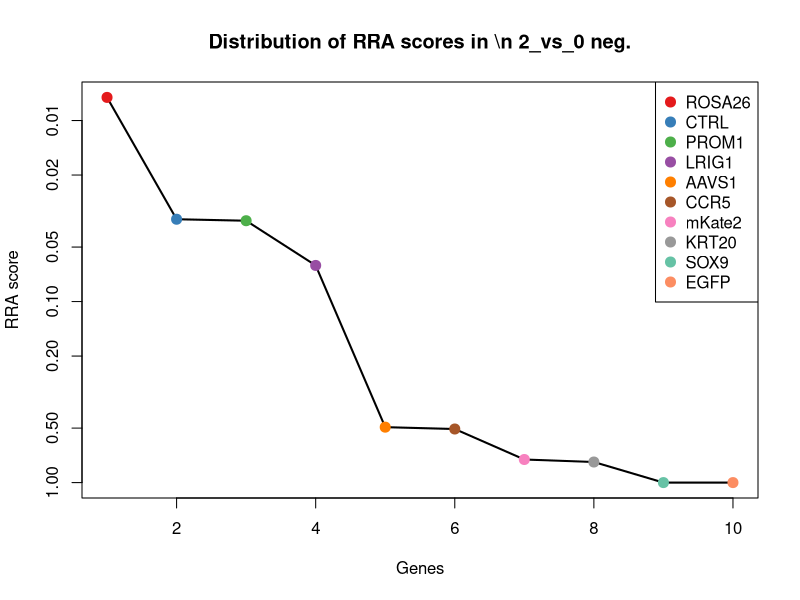
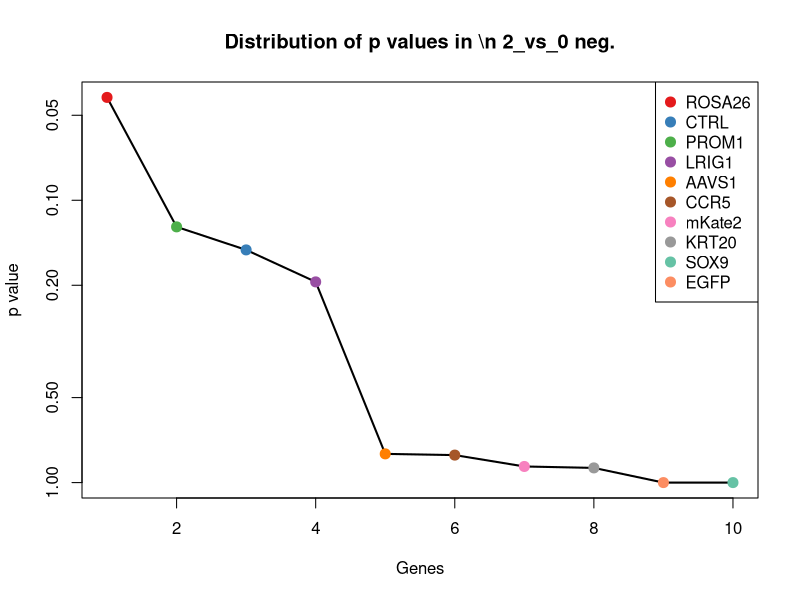
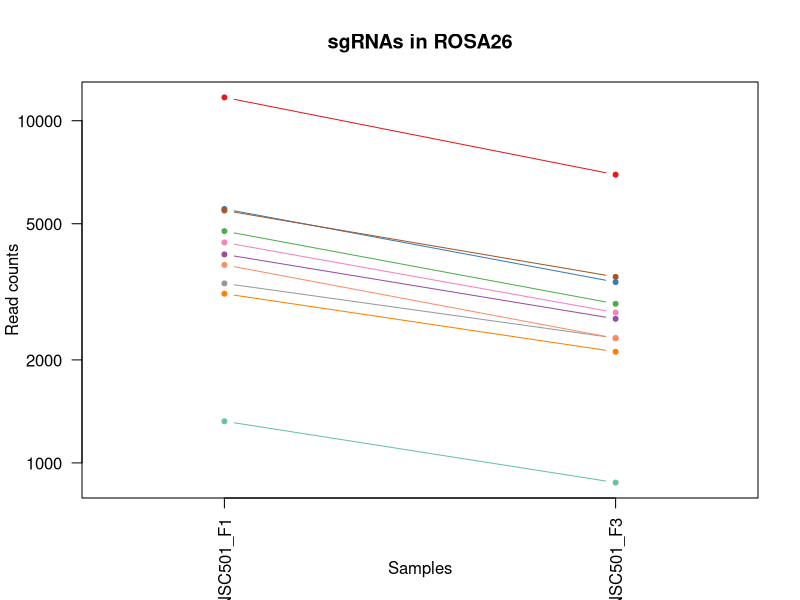
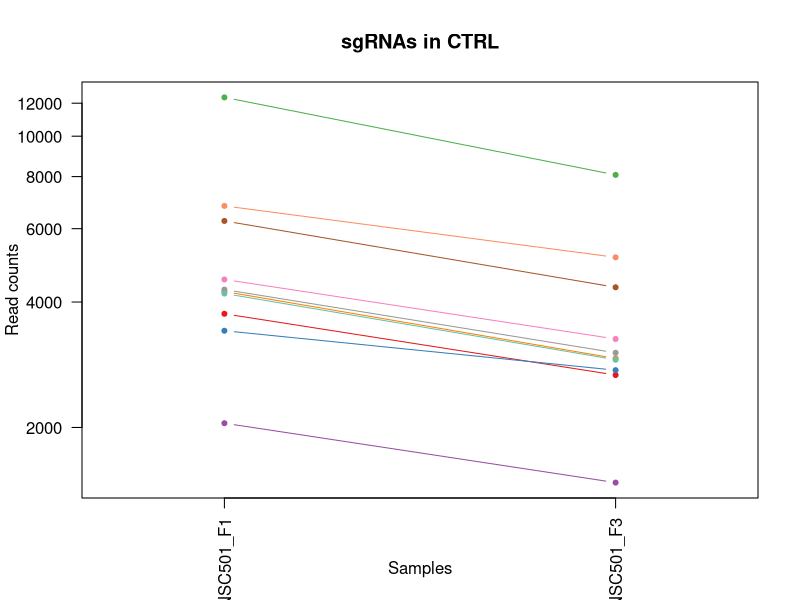
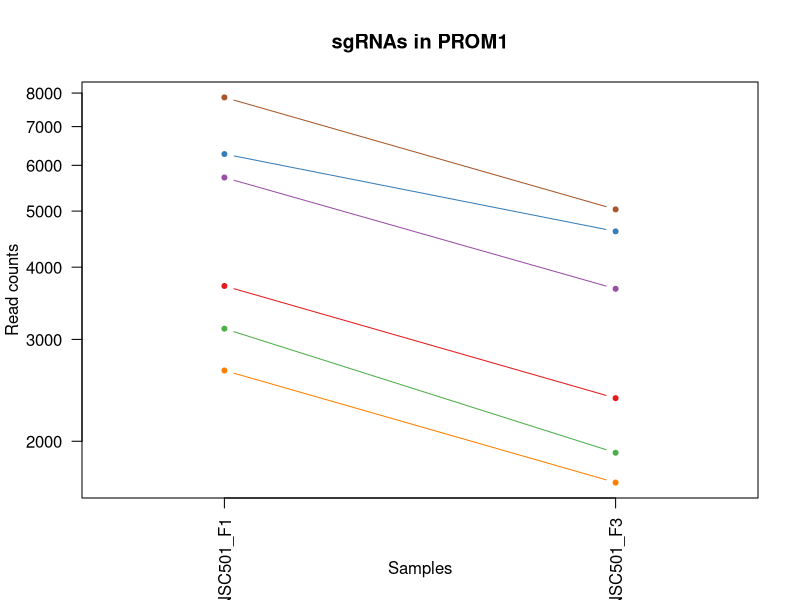
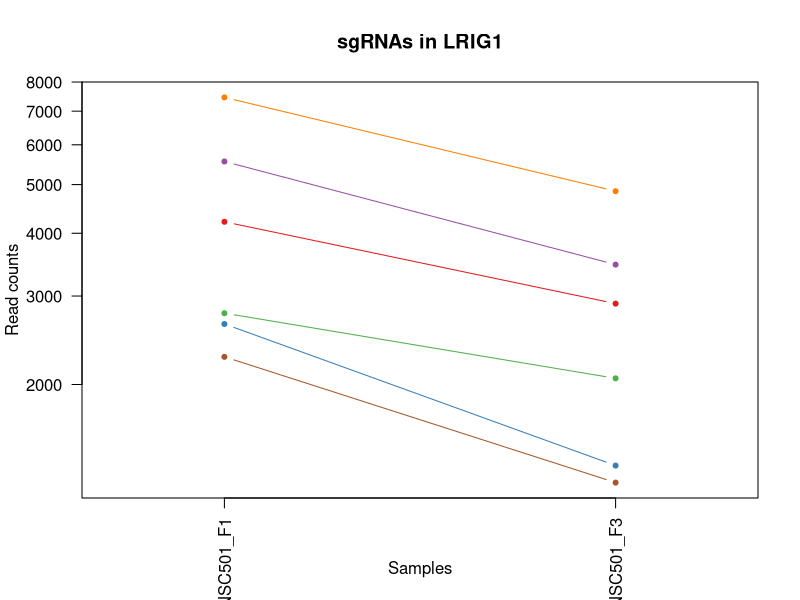
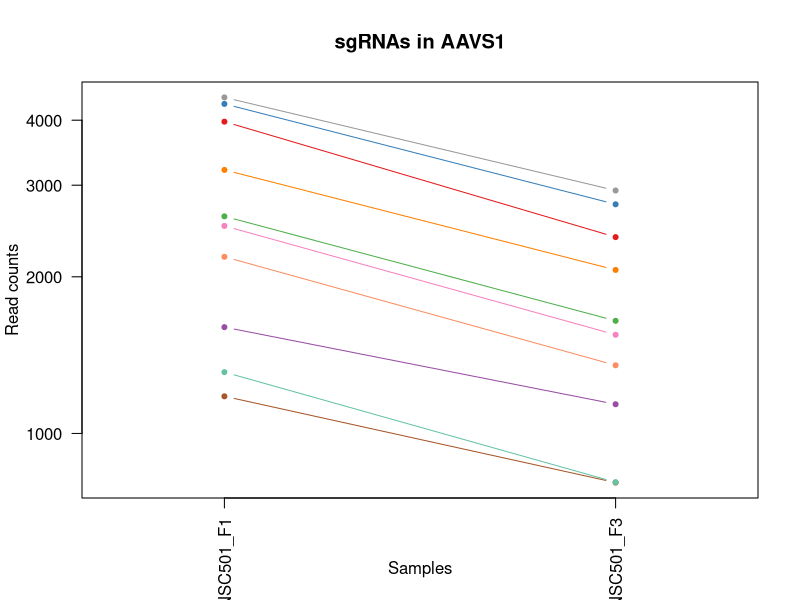
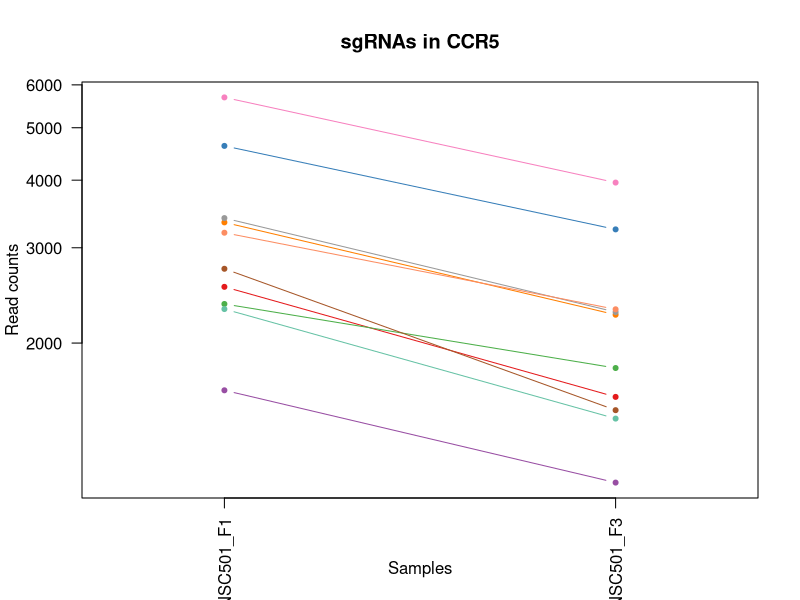

These charts were generated, in order, by the following R code: (Note: this script raises an error after producing the figures.)
pdf(file='S1A_c0_t2.pdf',width=4.5,height=4.5);
gstable=read.table('S1A_c0_t2.gene_summary.txt',header=T)
# 
#
# parameters
# Do not modify the variables beginning with "__"

# gstablename='__GENE_SUMMARY_FILE__'
startindex=3
# outputfile='__OUTPUT_FILE__'
targetgenelist=c("ROSA26","CTRL","PROM1","LRIG1","AAVS1","CCR5","mKate2","KRT20","SOX9","EGFP")
# samplelabel=sub('.\\w+.\\w+$','',colnames(gstable)[startindex]);
samplelabel='2_vs_0 neg.'


# You need to write some codes in front of this code:
# gstable=read.table(gstablename,header=T)
# pdf(file=outputfile,width=6,height=6)


# set up color using RColorBrewer
#library(RColorBrewer)
#colors <- brewer.pal(length(targetgenelist), "Set1")

colors=c( "#E41A1C", "#377EB8", "#4DAF4A", "#984EA3", "#FF7F00",  "#A65628", "#F781BF",
          "#999999", "#66C2A5", "#FC8D62", "#8DA0CB", "#E78AC3", "#A6D854", "#FFD92F", "#E5C494", "#B3B3B3", 
          "#8DD3C7", "#FFFFB3", "#BEBADA", "#FB8072", "#80B1D3", "#FDB462", "#B3DE69", "#FCCDE5",
          "#D9D9D9", "#BC80BD", "#CCEBC5", "#FFED6F")

######
# function definition

plotrankedvalues<-function(val, tglist, ...){
  
  plot(val,log='y',ylim=c(max(val),min(val)),type='l',lwd=2, ...)
  if(length(tglist)>0){
    for(i in 1:length(tglist)){
      targetgene=tglist[i];
      tx=which(names(val)==targetgene);ty=val[targetgene];
      points(tx,ty,col=colors[(i %% length(colors)) ],cex=2,pch=20)
      # text(tx+50,ty,targetgene,col=colors[i])
    }
    legend('topright',tglist,pch=20,pt.cex = 2,cex=1,col=colors)
  }
}



plotrandvalues<-function(val,targetgenelist, ...){
  # choose the one with the best distance distribution
  
  mindiffvalue=0;
  randval=val;
  for(i in 1:20){
    randval0=sample(val)
    vindex=sort(which(names(randval0) %in% targetgenelist))
    if(max(vindex)>0.9*length(val)){
      # print('pass...')
      next;
    }
    mindiffind=min(diff(vindex));
    if (mindiffind > mindiffvalue){
      mindiffvalue=mindiffind;
      randval=randval0;
      # print(paste('Diff: ',mindiffvalue))
    }
  }
  plot(randval,log='y',ylim=c(max(randval),min(randval)),pch=20,col='grey', ...)
  
  if(length(targetgenelist)>0){
    for(i in 1:length(targetgenelist)){
      targetgene=targetgenelist[i];
      tx=which(names(randval)==targetgene);ty=randval[targetgene];
      points(tx,ty,col=colors[(i %% length(colors)) ],cex=2,pch=20)
      text(tx+50,ty,targetgene,col=colors[i])
    }
  }
  
}




# set.seed(1235)



pvec=gstable[,startindex]
names(pvec)=gstable[,'id']
pvec=sort(pvec);

plotrankedvalues(pvec,targetgenelist,xlab='Genes',ylab='RRA score',main=paste('Distribution of RRA scores in \\n',samplelabel))

# plotrandvalues(pvec,targetgenelist,xlab='Genes',ylab='RRA score',main=paste('Distribution of RRA scores in \\n',samplelabel))


pvec=gstable[,startindex+1]
names(pvec)=gstable[,'id']
pvec=sort(pvec);

plotrankedvalues(pvec,targetgenelist,xlab='Genes',ylab='p value',main=paste('Distribution of p values in \\n',samplelabel))

# plotrandvalues(pvec,targetgenelist,xlab='Genes',ylab='p value',main=paste('Distribution of p values in \\n',samplelabel))



# you need to write after this code:
# dev.off()






# parameters
# Do not modify the variables beginning with "__"
targetmat=list(c(11699.459164920907,6954.034192576033),c(5522.919636024938,3374.896636630584),c(4756.43239051896,2915.969751664048),c(4066.593869563581,2635.446079352064),c(3121.5403646650025,2111.3097442428298),c(5465.643666031085,3495.472601045384),c(4406.8805148211795,2749.8702088477417),c(3345.5904825821344,2315.5506635576953),c(1322.401071916906,874.7909254992144),c(3790.321543710877,2311.859562606222))
targetgene="ROSA26"
collabel=c("S01_MNSC501_F1","S03_MNSC501_F3")

# set up color using RColorBrewer
#library(RColorBrewer)
#colors <- brewer.pal(length(targetgenelist), "Set1")

colors=c( "#E41A1C", "#377EB8", "#4DAF4A", "#984EA3", "#FF7F00",  "#A65628", "#F781BF",
          "#999999", "#66C2A5", "#FC8D62", "#8DA0CB", "#E78AC3", "#A6D854", "#FFD92F", "#E5C494", "#B3B3B3", 
          "#8DD3C7", "#FFFFB3", "#BEBADA", "#FB8072", "#80B1D3", "#FDB462", "#B3DE69", "#FCCDE5",
          "#D9D9D9", "#BC80BD", "#CCEBC5", "#FFED6F")


## code

targetmatvec=unlist(targetmat)+1
yrange=range(targetmatvec[targetmatvec>0]);
# yrange[1]=1; # set the minimum value to 1
for(i in 1:length(targetmat)){
  vali=targetmat[[i]]+1;
  if(i==1){
    plot(1:length(vali),vali,type='b',las=1,pch=20,main=paste('sgRNAs in',targetgene),ylab='Read counts',xlab='Samples',xlim=c(0.7,length(vali)+0.3),ylim = yrange,col=colors[(i %% length(colors))],xaxt='n',log='y')
    axis(1,at=1:length(vali),labels=(collabel),las=2)
    # lines(0:100,rep(1,101),col='black');
  }else{
    lines(1:length(vali),vali,type='b',pch=20,col=colors[(i %% length(colors))])
  }
}




# parameters
# Do not modify the variables beginning with "__"
targetmat=list(c(3747.3645662154872,2671.126721882974),c(3412.1316830161695,2743.718373928619),c(12389.297685876287,8073.668147856322),c(2046.7736336038736,1473.9796466217424),c(4238.42177954514,2928.273421502293),c(6259.9266028576085,4338.273984965162),c(4529.855391572688,3260.472507134906),c(4283.905638069671,3020.5509452891297),c(4191.25333366785,2907.3571827772766),c(6801.521436770074,5119.557019693715))
targetgene="CTRL"
collabel=c("S01_MNSC501_F1","S03_MNSC501_F3")

# set up color using RColorBrewer
#library(RColorBrewer)
#colors <- brewer.pal(length(targetgenelist), "Set1")

colors=c( "#E41A1C", "#377EB8", "#4DAF4A", "#984EA3", "#FF7F00",  "#A65628", "#F781BF",
          "#999999", "#66C2A5", "#FC8D62", "#8DA0CB", "#E78AC3", "#A6D854", "#FFD92F", "#E5C494", "#B3B3B3", 
          "#8DD3C7", "#FFFFB3", "#BEBADA", "#FB8072", "#80B1D3", "#FDB462", "#B3DE69", "#FCCDE5",
          "#D9D9D9", "#BC80BD", "#CCEBC5", "#FFED6F")


## code

targetmatvec=unlist(targetmat)+1
yrange=range(targetmatvec[targetmatvec>0]);
# yrange[1]=1; # set the minimum value to 1
for(i in 1:length(targetmat)){
  vali=targetmat[[i]]+1;
  if(i==1){
    plot(1:length(vali),vali,type='b',las=1,pch=20,main=paste('sgRNAs in',targetgene),ylab='Read counts',xlab='Samples',xlim=c(0.7,length(vali)+0.3),ylim = yrange,col=colors[(i %% length(colors))],xaxt='n',log='y')
    axis(1,at=1:length(vali),labels=(collabel),las=2)
    # lines(0:100,rep(1,101),col='black');
  }else{
    lines(1:length(vali),vali,type='b',pch=20,col=colors[(i %% length(colors))])
  }
}




# parameters
# Do not modify the variables beginning with "__"
targetmat=list(c(3710.303644454759,2373.377911797447),c(6274.245595356072,4611.415455374199),c(3129.9633014288042,1909.5295588956128),c(5714.120300563242,3668.9543457646378),c(2649.8559058920932,1695.445703710151),c(7861.96917533274,5033.431330826))
targetgene="PROM1"
collabel=c("S01_MNSC501_F1","S03_MNSC501_F3")

# set up color using RColorBrewer
#library(RColorBrewer)
#colors <- brewer.pal(length(targetgenelist), "Set1")

colors=c( "#E41A1C", "#377EB8", "#4DAF4A", "#984EA3", "#FF7F00",  "#A65628", "#F781BF",
          "#999999", "#66C2A5", "#FC8D62", "#8DA0CB", "#E78AC3", "#A6D854", "#FFD92F", "#E5C494", "#B3B3B3", 
          "#8DD3C7", "#FFFFB3", "#BEBADA", "#FB8072", "#80B1D3", "#FDB462", "#B3DE69", "#FCCDE5",
          "#D9D9D9", "#BC80BD", "#CCEBC5", "#FFED6F")


## code

targetmatvec=unlist(targetmat)+1
yrange=range(targetmatvec[targetmatvec>0]);
# yrange[1]=1; # set the minimum value to 1
for(i in 1:length(targetmat)){
  vali=targetmat[[i]]+1;
  if(i==1){
    plot(1:length(vali),vali,type='b',las=1,pch=20,main=paste('sgRNAs in',targetgene),ylab='Read counts',xlab='Samples',xlim=c(0.7,length(vali)+0.3),ylim = yrange,col=colors[(i %% length(colors))],xaxt='n',log='y')
    axis(1,at=1:length(vali),labels=(collabel),las=2)
    # lines(0:100,rep(1,101),col='black');
  }else{
    lines(1:length(vali),vali,type='b',pch=20,col=colors[(i %% length(colors))])
  }
}




# parameters
# Do not modify the variables beginning with "__"
targetmat=list(c(4214.837556606495,2896.283879922856),c(2638.0637944227706,1378.011021883432),c(2771.9884889672217,2055.9432299707273),c(5557.453676756526,3463.4830594659475),c(7455.141329641106,4850.106650236151),c(2269.1391641682453,1274.6601952421745))
targetgene="LRIG1"
collabel=c("S01_MNSC501_F1","S03_MNSC501_F3")

# set up color using RColorBrewer
#library(RColorBrewer)
#colors <- brewer.pal(length(targetgenelist), "Set1")

colors=c( "#E41A1C", "#377EB8", "#4DAF4A", "#984EA3", "#FF7F00",  "#A65628", "#F781BF",
          "#999999", "#66C2A5", "#FC8D62", "#8DA0CB", "#E78AC3", "#A6D854", "#FFD92F", "#E5C494", "#B3B3B3", 
          "#8DD3C7", "#FFFFB3", "#BEBADA", "#FB8072", "#80B1D3", "#FDB462", "#B3DE69", "#FCCDE5",
          "#D9D9D9", "#BC80BD", "#CCEBC5", "#FFED6F")


## code

targetmatvec=unlist(targetmat)+1
yrange=range(targetmatvec[targetmatvec>0]);
# yrange[1]=1; # set the minimum value to 1
for(i in 1:length(targetmat)){
  vali=targetmat[[i]]+1;
  if(i==1){
    plot(1:length(vali),vali,type='b',las=1,pch=20,main=paste('sgRNAs in',targetgene),ylab='Read counts',xlab='Samples',xlim=c(0.7,length(vali)+0.3),ylim = yrange,col=colors[(i %% length(colors))],xaxt='n',log='y')
    axis(1,at=1:length(vali),labels=(collabel),las=2)
    # lines(0:100,rep(1,101),col='black');
  }else{
    lines(1:length(vali),vali,type='b',pch=20,col=colors[(i %% length(colors))])
  }
}




# parameters
# Do not modify the variables beginning with "__"
targetmat=list(c(3973.0992714853796,2383.2208476680426),c(4298.224630568135,2756.022043766864),c(2612.794984131365,1645.000657373347),c(1599.5156914459901,1136.8590930538314),c(3209.1389070085424,2060.8646979060254),c(1177.5265595795124,803.4296404373938),c(2504.1390998783195,1546.5712986673875),c(4423.726388348784,2929.5037884861176),c(1310.6089604475833,804.6600074212183),c(2184.0675028538453,1350.9429482392932))
targetgene="AAVS1"
collabel=c("S01_MNSC501_F1","S03_MNSC501_F3")

# set up color using RColorBrewer
#library(RColorBrewer)
#colors <- brewer.pal(length(targetgenelist), "Set1")

colors=c( "#E41A1C", "#377EB8", "#4DAF4A", "#984EA3", "#FF7F00",  "#A65628", "#F781BF",
          "#999999", "#66C2A5", "#FC8D62", "#8DA0CB", "#E78AC3", "#A6D854", "#FFD92F", "#E5C494", "#B3B3B3", 
          "#8DD3C7", "#FFFFB3", "#BEBADA", "#FB8072", "#80B1D3", "#FDB462", "#B3DE69", "#FCCDE5",
          "#D9D9D9", "#BC80BD", "#CCEBC5", "#FFED6F")


## code

targetmatvec=unlist(targetmat)+1
yrange=range(targetmatvec[targetmatvec>0]);
# yrange[1]=1; # set the minimum value to 1
for(i in 1:length(targetmat)){
  vali=targetmat[[i]]+1;
  if(i==1){
    plot(1:length(vali),vali,type='b',las=1,pch=20,main=paste('sgRNAs in',targetgene),ylab='Read counts',xlab='Samples',xlim=c(0.7,length(vali)+0.3),ylim = yrange,col=colors[(i %% length(colors))],xaxt='n',log='y')
    axis(1,at=1:length(vali),labels=(collabel),las=2)
    # lines(0:100,rep(1,101),col='black');
  }else{
    lines(1:length(vali),vali,type='b',pch=20,col=colors[(i %% length(colors))])
  }
}




# parameters
# Do not modify the variables beginning with "__"
targetmat=list(c(2539.5154342862875,1589.6341431012447),c(4626.719164356411,3243.2473693613633),c(2360.949174893686,1797.566163367584),c(1634.8920258539583,1103.63918449057),c(3341.379014200233,2255.262681350295),c(2742.5082102939145,1502.2780872497058),c(5687.166902919076,3958.0905869633934),c(3402.8664525759873,2281.1003880106095),c(2310.4115543108746,1449.3723069452526),c(3197.34679553922,2308.1684616547486))
targetgene="CCR5"
collabel=c("S01_MNSC501_F1","S03_MNSC501_F3")

# set up color using RColorBrewer
#library(RColorBrewer)
#colors <- brewer.pal(length(targetgenelist), "Set1")

colors=c( "#E41A1C", "#377EB8", "#4DAF4A", "#984EA3", "#FF7F00",  "#A65628", "#F781BF",
          "#999999", "#66C2A5", "#FC8D62", "#8DA0CB", "#E78AC3", "#A6D854", "#FFD92F", "#E5C494", "#B3B3B3", 
          "#8DD3C7", "#FFFFB3", "#BEBADA", "#FB8072", "#80B1D3", "#FDB462", "#B3DE69", "#FCCDE5",
          "#D9D9D9", "#BC80BD", "#CCEBC5", "#FFED6F")


## code

targetmatvec=unlist(targetmat)+1
yrange=range(targetmatvec[targetmatvec>0]);
# yrange[1]=1; # set the minimum value to 1
for(i in 1:length(targetmat)){
  vali=targetmat[[i]]+1;
  if(i==1){
    plot(1:length(vali),vali,type='b',las=1,pch=20,main=paste('sgRNAs in',targetgene),ylab='Read counts',xlab='Samples',xlim=c(0.7,length(vali)+0.3),ylim = yrange,col=colors[(i %% length(colors))],xaxt='n',log='y')
    axis(1,at=1:length(vali),labels=(collabel),las=2)
    # lines(0:100,rep(1,101),col='black');
  }else{
    lines(1:length(vali),vali,type='b',pch=20,col=colors[(i %% length(colors))])
  }
}




# parameters
# Do not modify the variables beginning with "__"
targetmat=list(c(2788.834362494825,2149.451120741389),c(3599.120879172573,2821.2314939095622),c(3499.73022535971,2434.896260988671),c(2635.53691339363,1884.922219219123),c(2029.0854663998896,1318.9534066598562),c(5492.597063675251,3846.1271914353647))
targetgene="mKate2"
collabel=c("S01_MNSC501_F1","S03_MNSC501_F3")

# set up color using RColorBrewer
#library(RColorBrewer)
#colors <- brewer.pal(length(targetgenelist), "Set1")

colors=c( "#E41A1C", "#377EB8", "#4DAF4A", "#984EA3", "#FF7F00",  "#A65628", "#F781BF",
          "#999999", "#66C2A5", "#FC8D62", "#8DA0CB", "#E78AC3", "#A6D854", "#FFD92F", "#E5C494", "#B3B3B3", 
          "#8DD3C7", "#FFFFB3", "#BEBADA", "#FB8072", "#80B1D3", "#FDB462", "#B3DE69", "#FCCDE5",
          "#D9D9D9", "#BC80BD", "#CCEBC5", "#FFED6F")


## code

targetmatvec=unlist(targetmat)+1
yrange=range(targetmatvec[targetmatvec>0]);
# yrange[1]=1; # set the minimum value to 1
for(i in 1:length(targetmat)){
  vali=targetmat[[i]]+1;
  if(i==1){
    plot(1:length(vali),vali,type='b',las=1,pch=20,main=paste('sgRNAs in',targetgene),ylab='Read counts',xlab='Samples',xlim=c(0.7,length(vali)+0.3),ylim = yrange,col=colors[(i %% length(colors))],xaxt='n',log='y')
    axis(1,at=1:length(vali),labels=(collabel),las=2)
    # lines(0:100,rep(1,101),col='black');
  }else{
    lines(1:length(vali),vali,type='b',pch=20,col=colors[(i %% length(colors))])
  }
}




# parameters
# Do not modify the variables beginning with "__"
targetmat=list(c(2366.0029369519675,1657.304327211592),c(3864.4433872323343,2796.624154233072),c(3144.282293927268,2094.084606469287),c(1680.3758843784888,1056.8852391052394),c(5709.0665385049615,4152.488570407663),c(2106.5764846268676,1534.2676288291425))
targetgene="KRT20"
collabel=c("S01_MNSC501_F1","S03_MNSC501_F3")

# set up color using RColorBrewer
#library(RColorBrewer)
#colors <- brewer.pal(length(targetgenelist), "Set1")

colors=c( "#E41A1C", "#377EB8", "#4DAF4A", "#984EA3", "#FF7F00",  "#A65628", "#F781BF",
          "#999999", "#66C2A5", "#FC8D62", "#8DA0CB", "#E78AC3", "#A6D854", "#FFD92F", "#E5C494", "#B3B3B3", 
          "#8DD3C7", "#FFFFB3", "#BEBADA", "#FB8072", "#80B1D3", "#FDB462", "#B3DE69", "#FCCDE5",
          "#D9D9D9", "#BC80BD", "#CCEBC5", "#FFED6F")


## code

targetmatvec=unlist(targetmat)+1
yrange=range(targetmatvec[targetmatvec>0]);
# yrange[1]=1; # set the minimum value to 1
for(i in 1:length(targetmat)){
  vali=targetmat[[i]]+1;
  if(i==1){
    plot(1:length(vali),vali,type='b',las=1,pch=20,main=paste('sgRNAs in',targetgene),ylab='Read counts',xlab='Samples',xlim=c(0.7,length(vali)+0.3),ylim = yrange,col=colors[(i %% length(colors))],xaxt='n',log='y')
    axis(1,at=1:length(vali),labels=(collabel),las=2)
    # lines(0:100,rep(1,101),col='black');
  }else{
    lines(1:length(vali),vali,type='b',pch=20,col=colors[(i %% length(colors))])
  }
}




# parameters
# Do not modify the variables beginning with "__"
targetmat=list(c(2228.709067701996,4835.342246430257),c(1591.0927546821881,4960.839678780355),c(839.7667953510544,1253.7439565171583),c(892.8312969630066,2454.582132729863),c(1384.7308039690404,5465.2901421483975),c(2616.1641588368852,3574.2160880101515))
targetgene="SOX9"
collabel=c("S01_MNSC501_F1","S03_MNSC501_F3")

# set up color using RColorBrewer
#library(RColorBrewer)
#colors <- brewer.pal(length(targetgenelist), "Set1")

colors=c( "#E41A1C", "#377EB8", "#4DAF4A", "#984EA3", "#FF7F00",  "#A65628", "#F781BF",
          "#999999", "#66C2A5", "#FC8D62", "#8DA0CB", "#E78AC3", "#A6D854", "#FFD92F", "#E5C494", "#B3B3B3", 
          "#8DD3C7", "#FFFFB3", "#BEBADA", "#FB8072", "#80B1D3", "#FDB462", "#B3DE69", "#FCCDE5",
          "#D9D9D9", "#BC80BD", "#CCEBC5", "#FFED6F")


## code

targetmatvec=unlist(targetmat)+1
yrange=range(targetmatvec[targetmatvec>0]);
# yrange[1]=1; # set the minimum value to 1
for(i in 1:length(targetmat)){
  vali=targetmat[[i]]+1;
  if(i==1){
    plot(1:length(vali),vali,type='b',las=1,pch=20,main=paste('sgRNAs in',targetgene),ylab='Read counts',xlab='Samples',xlim=c(0.7,length(vali)+0.3),ylim = yrange,col=colors[(i %% length(colors))],xaxt='n',log='y')
    axis(1,at=1:length(vali),labels=(collabel),las=2)
    # lines(0:100,rep(1,101),col='black');
  }else{
    lines(1:length(vali),vali,type='b',pch=20,col=colors[(i %% length(colors))])
  }
}




# parameters
# Do not modify the variables beginning with "__"
targetmat=list(c(810.2865166777475,12371.340022355276),c(1255.0175778064904,18750.79283348527),c(827.1323902053514,10299.40202159483),c(721.8456806578271,7404.348508655798),c(1020.8599357727962,16052.598037958158),c(2694.4974707402434,13018.51305584696))
targetgene="EGFP"
collabel=c("S01_MNSC501_F1","S03_MNSC501_F3")

# set up color using RColorBrewer
#library(RColorBrewer)
#colors <- brewer.pal(length(targetgenelist), "Set1")

colors=c( "#E41A1C", "#377EB8", "#4DAF4A", "#984EA3", "#FF7F00",  "#A65628", "#F781BF",
          "#999999", "#66C2A5", "#FC8D62", "#8DA0CB", "#E78AC3", "#A6D854", "#FFD92F", "#E5C494", "#B3B3B3", 
          "#8DD3C7", "#FFFFB3", "#BEBADA", "#FB8072", "#80B1D3", "#FDB462", "#B3DE69", "#FCCDE5",
          "#D9D9D9", "#BC80BD", "#CCEBC5", "#FFED6F")


## code

targetmatvec=unlist(targetmat)+1
yrange=range(targetmatvec[targetmatvec>0]);
# yrange[1]=1; # set the minimum value to 1
for(i in 1:length(targetmat)){
  vali=targetmat[[i]]+1;
  if(i==1){
    plot(1:length(vali),vali,type='b',las=1,pch=20,main=paste('sgRNAs in',targetgene),ylab='Read counts',xlab='Samples',xlim=c(0.7,length(vali)+0.3),ylim = yrange,col=colors[(i %% length(colors))],xaxt='n',log='y')
    axis(1,at=1:length(vali),labels=(collabel),las=2)
    # lines(0:100,rep(1,101),col='black');
  }else{
    lines(1:length(vali),vali,type='b',pch=20,col=colors[(i %% length(colors))])
  }
}



# 
#
# parameters
# Do not modify the variables beginning with "__"

# gstablename='__GENE_SUMMARY_FILE__'
startindex=9
# outputfile='__OUTPUT_FILE__'
targetgenelist=c("EGFP","SOX9","KRT20","AAVS1","ROSA26","mKate2","LRIG1","CCR5","CTRL","PROM1")
# samplelabel=sub('.\\w+.\\w+$','',colnames(gstable)[startindex]);
samplelabel='2_vs_0 pos.'


# You need to write some codes in front of this code:
# gstable=read.table(gstablename,header=T)
# pdf(file=outputfile,width=6,height=6)


# set up color using RColorBrewer
#library(RColorBrewer)
#colors <- brewer.pal(length(targetgenelist), "Set1")

colors=c( "#E41A1C", "#377EB8", "#4DAF4A", "#984EA3", "#FF7F00",  "#A65628", "#F781BF",
          "#999999", "#66C2A5", "#FC8D62", "#8DA0CB", "#E78AC3", "#A6D854", "#FFD92F", "#E5C494", "#B3B3B3", 
          "#8DD3C7", "#FFFFB3", "#BEBADA", "#FB8072", "#80B1D3", "#FDB462", "#B3DE69", "#FCCDE5",
          "#D9D9D9", "#BC80BD", "#CCEBC5", "#FFED6F")

######
# function definition

plotrankedvalues<-function(val, tglist, ...){
  
  plot(val,log='y',ylim=c(max(val),min(val)),type='l',lwd=2, ...)
  if(length(tglist)>0){
    for(i in 1:length(tglist)){
      targetgene=tglist[i];
      tx=which(names(val)==targetgene);ty=val[targetgene];
      points(tx,ty,col=colors[(i %% length(colors)) ],cex=2,pch=20)
      # text(tx+50,ty,targetgene,col=colors[i])
    }
    legend('topright',tglist,pch=20,pt.cex = 2,cex=1,col=colors)
  }
}



plotrandvalues<-function(val,targetgenelist, ...){
  # choose the one with the best distance distribution
  
  mindiffvalue=0;
  randval=val;
  for(i in 1:20){
    randval0=sample(val)
    vindex=sort(which(names(randval0) %in% targetgenelist))
    if(max(vindex)>0.9*length(val)){
      # print('pass...')
      next;
    }
    mindiffind=min(diff(vindex));
    if (mindiffind > mindiffvalue){
      mindiffvalue=mindiffind;
      randval=randval0;
      # print(paste('Diff: ',mindiffvalue))
    }
  }
  plot(randval,log='y',ylim=c(max(randval),min(randval)),pch=20,col='grey', ...)
  
  if(length(targetgenelist)>0){
    for(i in 1:length(targetgenelist)){
      targetgene=targetgenelist[i];
      tx=which(names(randval)==targetgene);ty=randval[targetgene];
      points(tx,ty,col=colors[(i %% length(colors)) ],cex=2,pch=20)
      text(tx+50,ty,targetgene,col=colors[i])
    }
  }
  
}




# set.seed(1235)



pvec=gstable[,startindex]
names(pvec)=gstable[,'id']
pvec=sort(pvec);

plotrankedvalues(pvec,targetgenelist,xlab='Genes',ylab='RRA score',main=paste('Distribution of RRA scores in \\n',samplelabel))

# plotrandvalues(pvec,targetgenelist,xlab='Genes',ylab='RRA score',main=paste('Distribution of RRA scores in \\n',samplelabel))


pvec=gstable[,startindex+1]
names(pvec)=gstable[,'id']
pvec=sort(pvec);

plotrankedvalues(pvec,targetgenelist,xlab='Genes',ylab='p value',main=paste('Distribution of p values in \\n',samplelabel))

# plotrandvalues(pvec,targetgenelist,xlab='Genes',ylab='p value',main=paste('Distribution of p values in \\n',samplelabel))



# you need to write after this code:
# dev.off()






# parameters
# Do not modify the variables beginning with "__"
targetmat=list(c(810.2865166777475,12371.340022355276),c(1255.0175778064904,18750.79283348527),c(827.1323902053514,10299.40202159483),c(721.8456806578271,7404.348508655798),c(1020.8599357727962,16052.598037958158),c(2694.4974707402434,13018.51305584696))
targetgene="EGFP"
collabel=c("S01_MNSC501_F1","S03_MNSC501_F3")

# set up color using RColorBrewer
#library(RColorBrewer)
#colors <- brewer.pal(length(targetgenelist), "Set1")

colors=c( "#E41A1C", "#377EB8", "#4DAF4A", "#984EA3", "#FF7F00",  "#A65628", "#F781BF",
          "#999999", "#66C2A5", "#FC8D62", "#8DA0CB", "#E78AC3", "#A6D854", "#FFD92F", "#E5C494", "#B3B3B3", 
          "#8DD3C7", "#FFFFB3", "#BEBADA", "#FB8072", "#80B1D3", "#FDB462", "#B3DE69", "#FCCDE5",
          "#D9D9D9", "#BC80BD", "#CCEBC5", "#FFED6F")


## code

targetmatvec=unlist(targetmat)+1
yrange=range(targetmatvec[targetmatvec>0]);
# yrange[1]=1; # set the minimum value to 1
for(i in 1:length(targetmat)){
  vali=targetmat[[i]]+1;
  if(i==1){
    plot(1:length(vali),vali,type='b',las=1,pch=20,main=paste('sgRNAs in',targetgene),ylab='Read counts',xlab='Samples',xlim=c(0.7,length(vali)+0.3),ylim = yrange,col=colors[(i %% length(colors))],xaxt='n',log='y')
    axis(1,at=1:length(vali),labels=(collabel),las=2)
    # lines(0:100,rep(1,101),col='black');
  }else{
    lines(1:length(vali),vali,type='b',pch=20,col=colors[(i %% length(colors))])
  }
}




# parameters
# Do not modify the variables beginning with "__"
targetmat=list(c(2228.709067701996,4835.342246430257),c(1591.0927546821881,4960.839678780355),c(839.7667953510544,1253.7439565171583),c(892.8312969630066,2454.582132729863),c(1384.7308039690404,5465.2901421483975),c(2616.1641588368852,3574.2160880101515))
targetgene="SOX9"
collabel=c("S01_MNSC501_F1","S03_MNSC501_F3")

# set up color using RColorBrewer
#library(RColorBrewer)
#colors <- brewer.pal(length(targetgenelist), "Set1")

colors=c( "#E41A1C", "#377EB8", "#4DAF4A", "#984EA3", "#FF7F00",  "#A65628", "#F781BF",
          "#999999", "#66C2A5", "#FC8D62", "#8DA0CB", "#E78AC3", "#A6D854", "#FFD92F", "#E5C494", "#B3B3B3", 
          "#8DD3C7", "#FFFFB3", "#BEBADA", "#FB8072", "#80B1D3", "#FDB462", "#B3DE69", "#FCCDE5",
          "#D9D9D9", "#BC80BD", "#CCEBC5", "#FFED6F")


## code

targetmatvec=unlist(targetmat)+1
yrange=range(targetmatvec[targetmatvec>0]);
# yrange[1]=1; # set the minimum value to 1
for(i in 1:length(targetmat)){
  vali=targetmat[[i]]+1;
  if(i==1){
    plot(1:length(vali),vali,type='b',las=1,pch=20,main=paste('sgRNAs in',targetgene),ylab='Read counts',xlab='Samples',xlim=c(0.7,length(vali)+0.3),ylim = yrange,col=colors[(i %% length(colors))],xaxt='n',log='y')
    axis(1,at=1:length(vali),labels=(collabel),las=2)
    # lines(0:100,rep(1,101),col='black');
  }else{
    lines(1:length(vali),vali,type='b',pch=20,col=colors[(i %% length(colors))])
  }
}




# parameters
# Do not modify the variables beginning with "__"
targetmat=list(c(2366.0029369519675,1657.304327211592),c(3864.4433872323343,2796.624154233072),c(3144.282293927268,2094.084606469287),c(1680.3758843784888,1056.8852391052394),c(5709.0665385049615,4152.488570407663),c(2106.5764846268676,1534.2676288291425))
targetgene="KRT20"
collabel=c("S01_MNSC501_F1","S03_MNSC501_F3")

# set up color using RColorBrewer
#library(RColorBrewer)
#colors <- brewer.pal(length(targetgenelist), "Set1")

colors=c( "#E41A1C", "#377EB8", "#4DAF4A", "#984EA3", "#FF7F00",  "#A65628", "#F781BF",
          "#999999", "#66C2A5", "#FC8D62", "#8DA0CB", "#E78AC3", "#A6D854", "#FFD92F", "#E5C494", "#B3B3B3", 
          "#8DD3C7", "#FFFFB3", "#BEBADA", "#FB8072", "#80B1D3", "#FDB462", "#B3DE69", "#FCCDE5",
          "#D9D9D9", "#BC80BD", "#CCEBC5", "#FFED6F")


## code

targetmatvec=unlist(targetmat)+1
yrange=range(targetmatvec[targetmatvec>0]);
# yrange[1]=1; # set the minimum value to 1
for(i in 1:length(targetmat)){
  vali=targetmat[[i]]+1;
  if(i==1){
    plot(1:length(vali),vali,type='b',las=1,pch=20,main=paste('sgRNAs in',targetgene),ylab='Read counts',xlab='Samples',xlim=c(0.7,length(vali)+0.3),ylim = yrange,col=colors[(i %% length(colors))],xaxt='n',log='y')
    axis(1,at=1:length(vali),labels=(collabel),las=2)
    # lines(0:100,rep(1,101),col='black');
  }else{
    lines(1:length(vali),vali,type='b',pch=20,col=colors[(i %% length(colors))])
  }
}




# parameters
# Do not modify the variables beginning with "__"
targetmat=list(c(3973.0992714853796,2383.2208476680426),c(4298.224630568135,2756.022043766864),c(2612.794984131365,1645.000657373347),c(1599.5156914459901,1136.8590930538314),c(3209.1389070085424,2060.8646979060254),c(1177.5265595795124,803.4296404373938),c(2504.1390998783195,1546.5712986673875),c(4423.726388348784,2929.5037884861176),c(1310.6089604475833,804.6600074212183),c(2184.0675028538453,1350.9429482392932))
targetgene="AAVS1"
collabel=c("S01_MNSC501_F1","S03_MNSC501_F3")

# set up color using RColorBrewer
#library(RColorBrewer)
#colors <- brewer.pal(length(targetgenelist), "Set1")

colors=c( "#E41A1C", "#377EB8", "#4DAF4A", "#984EA3", "#FF7F00",  "#A65628", "#F781BF",
          "#999999", "#66C2A5", "#FC8D62", "#8DA0CB", "#E78AC3", "#A6D854", "#FFD92F", "#E5C494", "#B3B3B3", 
          "#8DD3C7", "#FFFFB3", "#BEBADA", "#FB8072", "#80B1D3", "#FDB462", "#B3DE69", "#FCCDE5",
          "#D9D9D9", "#BC80BD", "#CCEBC5", "#FFED6F")


## code

targetmatvec=unlist(targetmat)+1
yrange=range(targetmatvec[targetmatvec>0]);
# yrange[1]=1; # set the minimum value to 1
for(i in 1:length(targetmat)){
  vali=targetmat[[i]]+1;
  if(i==1){
    plot(1:length(vali),vali,type='b',las=1,pch=20,main=paste('sgRNAs in',targetgene),ylab='Read counts',xlab='Samples',xlim=c(0.7,length(vali)+0.3),ylim = yrange,col=colors[(i %% length(colors))],xaxt='n',log='y')
    axis(1,at=1:length(vali),labels=(collabel),las=2)
    # lines(0:100,rep(1,101),col='black');
  }else{
    lines(1:length(vali),vali,type='b',pch=20,col=colors[(i %% length(colors))])
  }
}




# parameters
# Do not modify the variables beginning with "__"
targetmat=list(c(11699.459164920907,6954.034192576033),c(5522.919636024938,3374.896636630584),c(4756.43239051896,2915.969751664048),c(4066.593869563581,2635.446079352064),c(3121.5403646650025,2111.3097442428298),c(5465.643666031085,3495.472601045384),c(4406.8805148211795,2749.8702088477417),c(3345.5904825821344,2315.5506635576953),c(1322.401071916906,874.7909254992144),c(3790.321543710877,2311.859562606222))
targetgene="ROSA26"
collabel=c("S01_MNSC501_F1","S03_MNSC501_F3")

# set up color using RColorBrewer
#library(RColorBrewer)
#colors <- brewer.pal(length(targetgenelist), "Set1")

colors=c( "#E41A1C", "#377EB8", "#4DAF4A", "#984EA3", "#FF7F00",  "#A65628", "#F781BF",
          "#999999", "#66C2A5", "#FC8D62", "#8DA0CB", "#E78AC3", "#A6D854", "#FFD92F", "#E5C494", "#B3B3B3", 
          "#8DD3C7", "#FFFFB3", "#BEBADA", "#FB8072", "#80B1D3", "#FDB462", "#B3DE69", "#FCCDE5",
          "#D9D9D9", "#BC80BD", "#CCEBC5", "#FFED6F")


## code

targetmatvec=unlist(targetmat)+1
yrange=range(targetmatvec[targetmatvec>0]);
# yrange[1]=1; # set the minimum value to 1
for(i in 1:length(targetmat)){
  vali=targetmat[[i]]+1;
  if(i==1){
    plot(1:length(vali),vali,type='b',las=1,pch=20,main=paste('sgRNAs in',targetgene),ylab='Read counts',xlab='Samples',xlim=c(0.7,length(vali)+0.3),ylim = yrange,col=colors[(i %% length(colors))],xaxt='n',log='y')
    axis(1,at=1:length(vali),labels=(collabel),las=2)
    # lines(0:100,rep(1,101),col='black');
  }else{
    lines(1:length(vali),vali,type='b',pch=20,col=colors[(i %% length(colors))])
  }
}




# parameters
# Do not modify the variables beginning with "__"
targetmat=list(c(2788.834362494825,2149.451120741389),c(3599.120879172573,2821.2314939095622),c(3499.73022535971,2434.896260988671),c(2635.53691339363,1884.922219219123),c(2029.0854663998896,1318.9534066598562),c(5492.597063675251,3846.1271914353647))
targetgene="mKate2"
collabel=c("S01_MNSC501_F1","S03_MNSC501_F3")

# set up color using RColorBrewer
#library(RColorBrewer)
#colors <- brewer.pal(length(targetgenelist), "Set1")

colors=c( "#E41A1C", "#377EB8", "#4DAF4A", "#984EA3", "#FF7F00",  "#A65628", "#F781BF",
          "#999999", "#66C2A5", "#FC8D62", "#8DA0CB", "#E78AC3", "#A6D854", "#FFD92F", "#E5C494", "#B3B3B3", 
          "#8DD3C7", "#FFFFB3", "#BEBADA", "#FB8072", "#80B1D3", "#FDB462", "#B3DE69", "#FCCDE5",
          "#D9D9D9", "#BC80BD", "#CCEBC5", "#FFED6F")


## code

targetmatvec=unlist(targetmat)+1
yrange=range(targetmatvec[targetmatvec>0]);
# yrange[1]=1; # set the minimum value to 1
for(i in 1:length(targetmat)){
  vali=targetmat[[i]]+1;
  if(i==1){
    plot(1:length(vali),vali,type='b',las=1,pch=20,main=paste('sgRNAs in',targetgene),ylab='Read counts',xlab='Samples',xlim=c(0.7,length(vali)+0.3),ylim = yrange,col=colors[(i %% length(colors))],xaxt='n',log='y')
    axis(1,at=1:length(vali),labels=(collabel),las=2)
    # lines(0:100,rep(1,101),col='black');
  }else{
    lines(1:length(vali),vali,type='b',pch=20,col=colors[(i %% length(colors))])
  }
}




# parameters
# Do not modify the variables beginning with "__"
targetmat=list(c(4214.837556606495,2896.283879922856),c(2638.0637944227706,1378.011021883432),c(2771.9884889672217,2055.9432299707273),c(5557.453676756526,3463.4830594659475),c(7455.141329641106,4850.106650236151),c(2269.1391641682453,1274.6601952421745))
targetgene="LRIG1"
collabel=c("S01_MNSC501_F1","S03_MNSC501_F3")

# set up color using RColorBrewer
#library(RColorBrewer)
#colors <- brewer.pal(length(targetgenelist), "Set1")

colors=c( "#E41A1C", "#377EB8", "#4DAF4A", "#984EA3", "#FF7F00",  "#A65628", "#F781BF",
          "#999999", "#66C2A5", "#FC8D62", "#8DA0CB", "#E78AC3", "#A6D854", "#FFD92F", "#E5C494", "#B3B3B3", 
          "#8DD3C7", "#FFFFB3", "#BEBADA", "#FB8072", "#80B1D3", "#FDB462", "#B3DE69", "#FCCDE5",
          "#D9D9D9", "#BC80BD", "#CCEBC5", "#FFED6F")


## code

targetmatvec=unlist(targetmat)+1
yrange=range(targetmatvec[targetmatvec>0]);
# yrange[1]=1; # set the minimum value to 1
for(i in 1:length(targetmat)){
  vali=targetmat[[i]]+1;
  if(i==1){
    plot(1:length(vali),vali,type='b',las=1,pch=20,main=paste('sgRNAs in',targetgene),ylab='Read counts',xlab='Samples',xlim=c(0.7,length(vali)+0.3),ylim = yrange,col=colors[(i %% length(colors))],xaxt='n',log='y')
    axis(1,at=1:length(vali),labels=(collabel),las=2)
    # lines(0:100,rep(1,101),col='black');
  }else{
    lines(1:length(vali),vali,type='b',pch=20,col=colors[(i %% length(colors))])
  }
}




# parameters
# Do not modify the variables beginning with "__"
targetmat=list(c(2539.5154342862875,1589.6341431012447),c(4626.719164356411,3243.2473693613633),c(2360.949174893686,1797.566163367584),c(1634.8920258539583,1103.63918449057),c(3341.379014200233,2255.262681350295),c(2742.5082102939145,1502.2780872497058),c(5687.166902919076,3958.0905869633934),c(3402.8664525759873,2281.1003880106095),c(2310.4115543108746,1449.3723069452526),c(3197.34679553922,2308.1684616547486))
targetgene="CCR5"
collabel=c("S01_MNSC501_F1","S03_MNSC501_F3")

# set up color using RColorBrewer
#library(RColorBrewer)
#colors <- brewer.pal(length(targetgenelist), "Set1")

colors=c( "#E41A1C", "#377EB8", "#4DAF4A", "#984EA3", "#FF7F00",  "#A65628", "#F781BF",
          "#999999", "#66C2A5", "#FC8D62", "#8DA0CB", "#E78AC3", "#A6D854", "#FFD92F", "#E5C494", "#B3B3B3", 
          "#8DD3C7", "#FFFFB3", "#BEBADA", "#FB8072", "#80B1D3", "#FDB462", "#B3DE69", "#FCCDE5",
          "#D9D9D9", "#BC80BD", "#CCEBC5", "#FFED6F")


## code

targetmatvec=unlist(targetmat)+1
yrange=range(targetmatvec[targetmatvec>0]);
# yrange[1]=1; # set the minimum value to 1
for(i in 1:length(targetmat)){
  vali=targetmat[[i]]+1;
  if(i==1){
    plot(1:length(vali),vali,type='b',las=1,pch=20,main=paste('sgRNAs in',targetgene),ylab='Read counts',xlab='Samples',xlim=c(0.7,length(vali)+0.3),ylim = yrange,col=colors[(i %% length(colors))],xaxt='n',log='y')
    axis(1,at=1:length(vali),labels=(collabel),las=2)
    # lines(0:100,rep(1,101),col='black');
  }else{
    lines(1:length(vali),vali,type='b',pch=20,col=colors[(i %% length(colors))])
  }
}




# parameters
# Do not modify the variables beginning with "__"
targetmat=list(c(3747.3645662154872,2671.126721882974),c(3412.1316830161695,2743.718373928619),c(12389.297685876287,8073.668147856322),c(2046.7736336038736,1473.9796466217424),c(4238.42177954514,2928.273421502293),c(6259.9266028576085,4338.273984965162),c(4529.855391572688,3260.472507134906),c(4283.905638069671,3020.5509452891297),c(4191.25333366785,2907.3571827772766),c(6801.521436770074,5119.557019693715))
targetgene="CTRL"
collabel=c("S01_MNSC501_F1","S03_MNSC501_F3")

# set up color using RColorBrewer
#library(RColorBrewer)
#colors <- brewer.pal(length(targetgenelist), "Set1")

colors=c( "#E41A1C", "#377EB8", "#4DAF4A", "#984EA3", "#FF7F00",  "#A65628", "#F781BF",
          "#999999", "#66C2A5", "#FC8D62", "#8DA0CB", "#E78AC3", "#A6D854", "#FFD92F", "#E5C494", "#B3B3B3", 
          "#8DD3C7", "#FFFFB3", "#BEBADA", "#FB8072", "#80B1D3", "#FDB462", "#B3DE69", "#FCCDE5",
          "#D9D9D9", "#BC80BD", "#CCEBC5", "#FFED6F")


## code

targetmatvec=unlist(targetmat)+1
yrange=range(targetmatvec[targetmatvec>0]);
# yrange[1]=1; # set the minimum value to 1
for(i in 1:length(targetmat)){
  vali=targetmat[[i]]+1;
  if(i==1){
    plot(1:length(vali),vali,type='b',las=1,pch=20,main=paste('sgRNAs in',targetgene),ylab='Read counts',xlab='Samples',xlim=c(0.7,length(vali)+0.3),ylim = yrange,col=colors[(i %% length(colors))],xaxt='n',log='y')
    axis(1,at=1:length(vali),labels=(collabel),las=2)
    # lines(0:100,rep(1,101),col='black');
  }else{
    lines(1:length(vali),vali,type='b',pch=20,col=colors[(i %% length(colors))])
  }
}




# parameters
# Do not modify the variables beginning with "__"
targetmat=list(c(3710.303644454759,2373.377911797447),c(6274.245595356072,4611.415455374199),c(3129.9633014288042,1909.5295588956128),c(5714.120300563242,3668.9543457646378),c(2649.8559058920932,1695.445703710151),c(7861.96917533274,5033.431330826))
targetgene="PROM1"
collabel=c("S01_MNSC501_F1","S03_MNSC501_F3")

# set up color using RColorBrewer
#library(RColorBrewer)
#colors <- brewer.pal(length(targetgenelist), "Set1")

colors=c( "#E41A1C", "#377EB8", "#4DAF4A", "#984EA3", "#FF7F00",  "#A65628", "#F781BF",
          "#999999", "#66C2A5", "#FC8D62", "#8DA0CB", "#E78AC3", "#A6D854", "#FFD92F", "#E5C494", "#B3B3B3", 
          "#8DD3C7", "#FFFFB3", "#BEBADA", "#FB8072", "#80B1D3", "#FDB462", "#B3DE69", "#FCCDE5",
          "#D9D9D9", "#BC80BD", "#CCEBC5", "#FFED6F")


## code

targetmatvec=unlist(targetmat)+1
yrange=range(targetmatvec[targetmatvec>0]);
# yrange[1]=1; # set the minimum value to 1
for(i in 1:length(targetmat)){
  vali=targetmat[[i]]+1;
  if(i==1){
    plot(1:length(vali),vali,type='b',las=1,pch=20,main=paste('sgRNAs in',targetgene),ylab='Read counts',xlab='Samples',xlim=c(0.7,length(vali)+0.3),ylim = yrange,col=colors[(i %% length(colors))],xaxt='n',log='y')
    axis(1,at=1:length(vali),labels=(collabel),las=2)
    # lines(0:100,rep(1,101),col='black');
  }else{
    lines(1:length(vali),vali,type='b',pch=20,col=colors[(i %% length(colors))])
  }
}



dev.off()
Sweave("S1A_c0_t2_summary.Rnw");
library(tools);

texi2dvi("S1A_c0_t2_summary.tex",pdf=TRUE);
